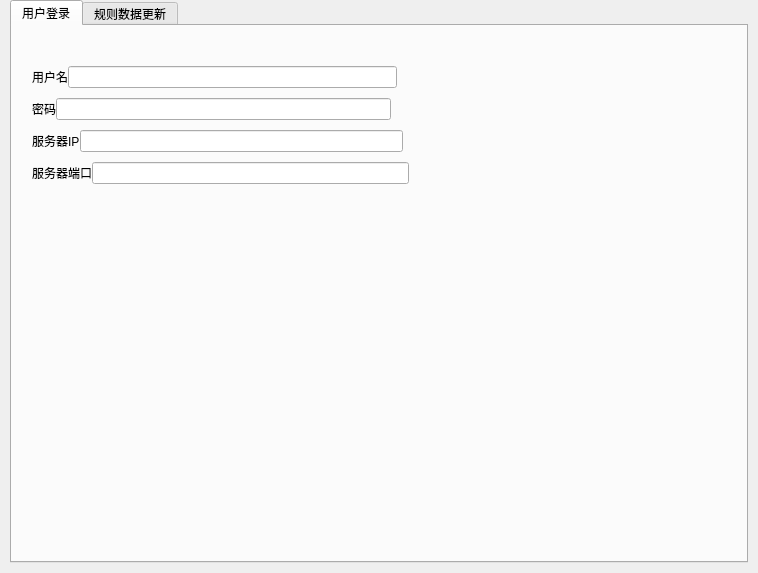
<?xml version="1.0" encoding="UTF-8"?>
<ui version="4.0">
 <class>CLS_WgtSystemSetting</class>
 <widget class="QWidget" name="CLS_WgtSystemSetting">
  <property name="geometry">
   <rect>
    <x>0</x>
    <y>0</y>
    <width>758</width>
    <height>573</height>
   </rect>
  </property>
  <property name="windowTitle">
   <string>Form</string>
  </property>
  <layout class="QVBoxLayout" name="verticalLayout_5">
   <property name="spacing">
    <number>0</number>
   </property>
   <property name="leftMargin">
    <number>10</number>
   </property>
   <property name="topMargin">
    <number>0</number>
   </property>
   <property name="rightMargin">
    <number>10</number>
   </property>
   <property name="bottomMargin">
    <number>10</number>
   </property>
   <item>
    <widget class="QTabWidget" name="tabWidget">
     <property name="currentIndex">
      <number>0</number>
     </property>
     <widget class="QWidget" name="tab">
      <attribute name="title">
       <string>用户登录</string>
      </attribute>
      <layout class="QVBoxLayout" name="verticalLayout_4">
       <property name="spacing">
        <number>0</number>
       </property>
       <property name="leftMargin">
        <number>20</number>
       </property>
       <property name="topMargin">
        <number>40</number>
       </property>
       <property name="rightMargin">
        <number>20</number>
       </property>
       <property name="bottomMargin">
        <number>20</number>
       </property>
       <item>
        <layout class="QVBoxLayout" name="verticalLayout_3">
         <property name="spacing">
          <number>0</number>
         </property>
         <item>
          <layout class="QVBoxLayout" name="verticalLayout_2">
           <property name="spacing">
            <number>10</number>
           </property>
           <property name="bottomMargin">
            <number>20</number>
           </property>
           <item>
            <layout class="QHBoxLayout" name="horizontalLayout">
             <property name="spacing">
              <number>0</number>
             </property>
             <item>
              <widget class="QLabel" name="lab_usename">
               <property name="text">
                <string>用户名</string>
               </property>
              </widget>
             </item>
             <item>
              <widget class="QLineEdit" name="edt_username">
               <property name="text">
                <string/>
               </property>
              </widget>
             </item>
             <item>
              <spacer name="horizontalSpacer_4">
               <property name="orientation">
                <enum>Qt::Horizontal</enum>
               </property>
               <property name="sizeHint" stdset="0">
                <size>
                 <width>40</width>
                 <height>20</height>
                </size>
               </property>
              </spacer>
             </item>
            </layout>
           </item>
           <item>
            <layout class="QHBoxLayout" name="horizontalLayout_3">
             <property name="spacing">
              <number>0</number>
             </property>
             <item>
              <widget class="QLabel" name="lab_passwd">
               <property name="text">
                <string>密码</string>
               </property>
              </widget>
             </item>
             <item>
              <widget class="QLineEdit" name="edt_passwd">
               <property name="text">
                <string/>
               </property>
               <property name="echoMode">
                <enum>QLineEdit::Password</enum>
               </property>
              </widget>
             </item>
             <item>
              <spacer name="horizontalSpacer_5">
               <property name="orientation">
                <enum>Qt::Horizontal</enum>
               </property>
               <property name="sizeHint" stdset="0">
                <size>
                 <width>40</width>
                 <height>20</height>
                </size>
               </property>
              </spacer>
             </item>
            </layout>
           </item>
           <item>
            <layout class="QHBoxLayout" name="horizontalLayout_4">
             <property name="spacing">
              <number>0</number>
             </property>
             <item>
              <widget class="QLabel" name="lab_serverip">
               <property name="text">
                <string>服务器IP</string>
               </property>
              </widget>
             </item>
             <item>
              <widget class="QLineEdit" name="edt_serverip">
               <property name="text">
                <string/>
               </property>
              </widget>
             </item>
             <item>
              <spacer name="horizontalSpacer_6">
               <property name="orientation">
                <enum>Qt::Horizontal</enum>
               </property>
               <property name="sizeHint" stdset="0">
                <size>
                 <width>40</width>
                 <height>20</height>
                </size>
               </property>
              </spacer>
             </item>
            </layout>
           </item>
           <item>
            <layout class="QHBoxLayout" name="horizontalLayout_5">
             <property name="spacing">
              <number>0</number>
             </property>
             <item>
              <widget class="QLabel" name="lab_serverport">
               <property name="text">
                <string>服务器端口</string>
               </property>
              </widget>
             </item>
             <item>
              <widget class="QLineEdit" name="edt_serverport">
               <property name="text">
                <string/>
               </property>
              </widget>
             </item>
             <item>
              <spacer name="horizontalSpacer_7">
               <property name="orientation">
                <enum>Qt::Horizontal</enum>
               </property>
               <property name="sizeHint" stdset="0">
                <size>
                 <width>40</width>
                 <height>20</height>
                </size>
               </property>
              </spacer>
             </item>
            </layout>
           </item>
          </layout>
         </item>
         <item>
          <spacer name="verticalSpacer">
           <property name="orientation">
            <enum>Qt::Vertical</enum>
           </property>
           <property name="sizeHint" stdset="0">
            <size>
             <width>20</width>
             <height>40</height>
            </size>
           </property>
          </spacer>
         </item>
        </layout>
       </item>
      </layout>
     </widget>
     <widget class="QWidget" name="tab_2">
      <attribute name="title">
       <string>规则数据更新</string>
      </attribute>
      <layout class="QVBoxLayout" name="verticalLayout">
       <property name="spacing">
        <number>0</number>
       </property>
       <property name="leftMargin">
        <number>0</number>
       </property>
       <property name="topMargin">
        <number>0</number>
       </property>
       <property name="rightMargin">
        <number>0</number>
       </property>
       <property name="bottomMargin">
        <number>0</number>
       </property>
       <item>
        <layout class="QHBoxLayout" name="horizontalLayout_7">
         <property name="spacing">
          <number>0</number>
         </property>
         <item>
          <spacer name="horizontalSpacer_3">
           <property name="orientation">
            <enum>Qt::Horizontal</enum>
           </property>
           <property name="sizeHint" stdset="0">
            <size>
             <width>40</width>
             <height>20</height>
            </size>
           </property>
          </spacer>
         </item>
         <item>
          <layout class="QHBoxLayout" name="horizontalLayout_2">
           <property name="spacing">
            <number>10</number>
           </property>
           <property name="topMargin">
            <number>10</number>
           </property>
           <property name="rightMargin">
            <number>10</number>
           </property>
           <property name="bottomMargin">
            <number>10</number>
           </property>
           <item>
            <widget class="QPushButton" name="btn_allupdate">
             <property name="text">
              <string>全量更新</string>
             </property>
            </widget>
           </item>
           <item>
            <widget class="QPushButton" name="btn_addupdate">
             <property name="text">
              <string>增量更新</string>
             </property>
            </widget>
           </item>
          </layout>
         </item>
        </layout>
       </item>
       <item>
        <layout class="QHBoxLayout" name="horizontalLayout_9">
         <property name="spacing">
          <number>0</number>
         </property>
         <item>
          <widget class="QWidget" name="wgt_viewrule" native="true"/>
         </item>
        </layout>
       </item>
       <item>
        <spacer name="verticalSpacer_2">
         <property name="orientation">
          <enum>Qt::Vertical</enum>
         </property>
         <property name="sizeHint" stdset="0">
          <size>
           <width>20</width>
           <height>444</height>
          </size>
         </property>
        </spacer>
       </item>
       <item>
        <layout class="QHBoxLayout" name="horizontalLayout_8">
         <property name="spacing">
          <number>0</number>
         </property>
         <property name="topMargin">
          <number>10</number>
         </property>
         <property name="rightMargin">
          <number>11</number>
         </property>
         <property name="bottomMargin">
          <number>10</number>
         </property>
         <item>
          <spacer name="horizontalSpacer_8">
           <property name="orientation">
            <enum>Qt::Horizontal</enum>
           </property>
           <property name="sizeHint" stdset="0">
            <size>
             <width>40</width>
             <height>20</height>
            </size>
           </property>
          </spacer>
         </item>
         <item>
          <widget class="QLabel" name="lab_updateTime">
           <property name="font">
            <font>
             <bold>false</bold>
            </font>
           </property>
           <property name="text">
            <string/>
           </property>
          </widget>
         </item>
        </layout>
       </item>
      </layout>
     </widget>
    </widget>
   </item>
  </layout>
 </widget>
 <resources/>
 <connections/>
</ui>
